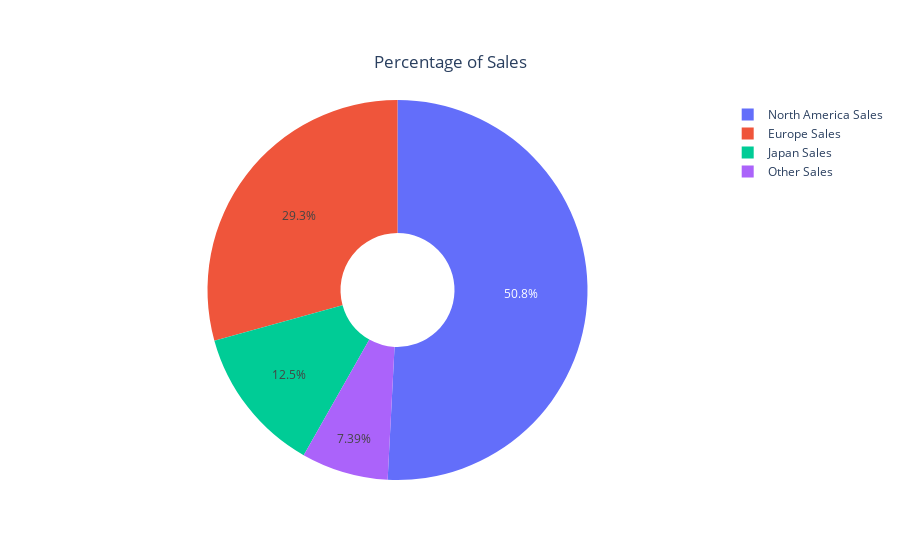

The notebook cell this image was saved under:
### Markdown cell above
#Melakukan visualisasi untuk mengetahui persentase penjualan.

### Code cell
import plotly.graph_objects as go

#ambil data (rata2)
dfGlobal = df.sort_values(by="Global_Sales", ascending=False)
dfGlobal = dfGlobal[:5].mean()

labels = ['North America Sales', 'Europe Sales', 'Japan Sales', 'Other Sales']
values = dfGlobal[['NA_Sales', 'EU_Sales', 'JP_Sales', 'Other_Sales']]

# Use `hole` to create a donut-like pie chart
fig = go.Figure(data=[go.Pie(labels=labels, values=values, hole=.3)])

fig.update_layout(title={'text': "Percentage of Sales", 'y':0.9, 'x':0.5, 'xanchor': 'center', 'yanchor' : 'top'})
fig.show()

### Figure 1 — Plotly figure (JSON) as saved in the notebook; plotly's stock layout.template omitted (floating-point values rounded to 4 significant figures)
{"data": [{"hole": 0.3, "labels": ["North America Sales", "Europe Sales", "Japan Sales", "Other Sales"], "type": "pie", "values": [22.69, 13.08, 5.574, 3.3]}], "layout": {"title": {"text": "Percentage of Sales", "x": 0.5, "xanchor": "center", "y": 0.9, "yanchor": "top"}}}
